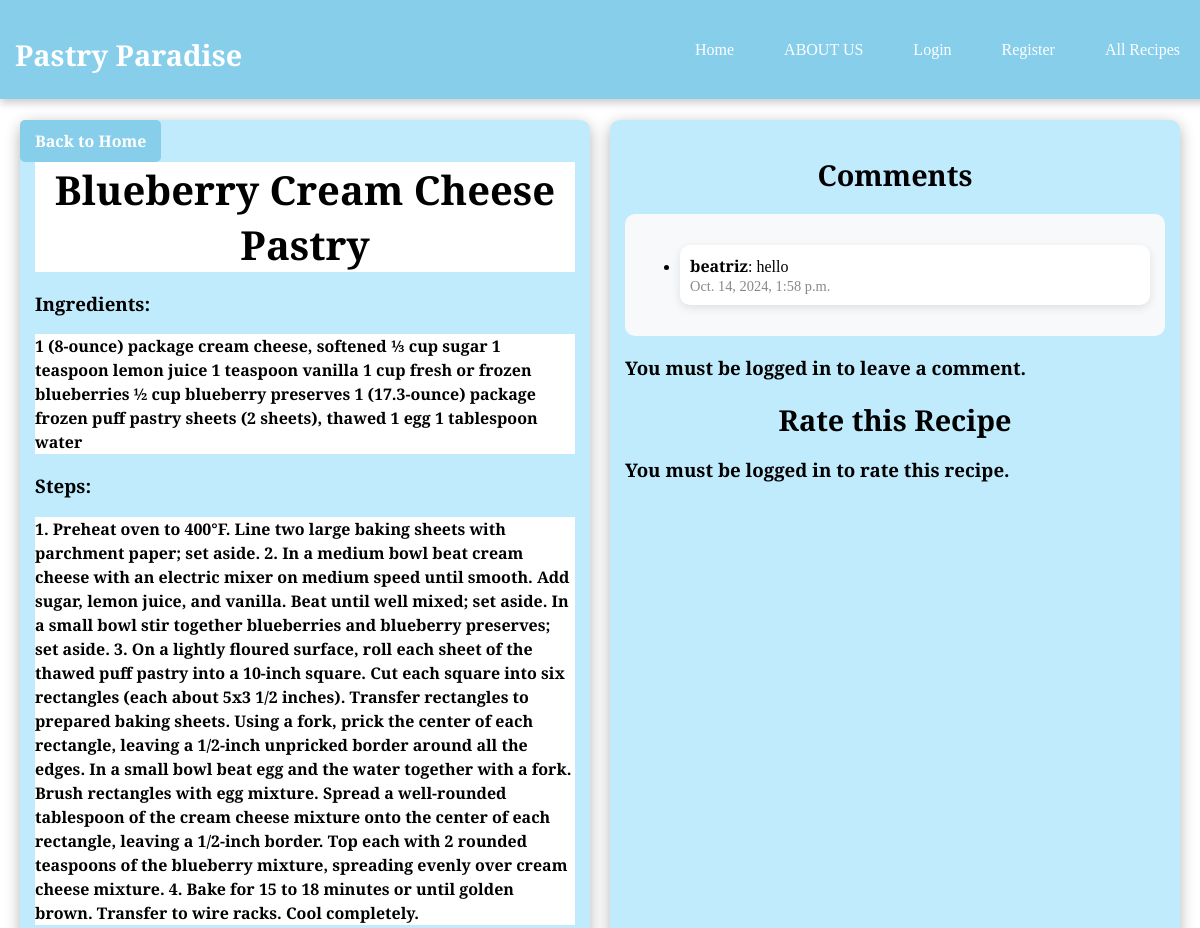
The page /recipe/14/ (upper part) on the database as committed earlier.
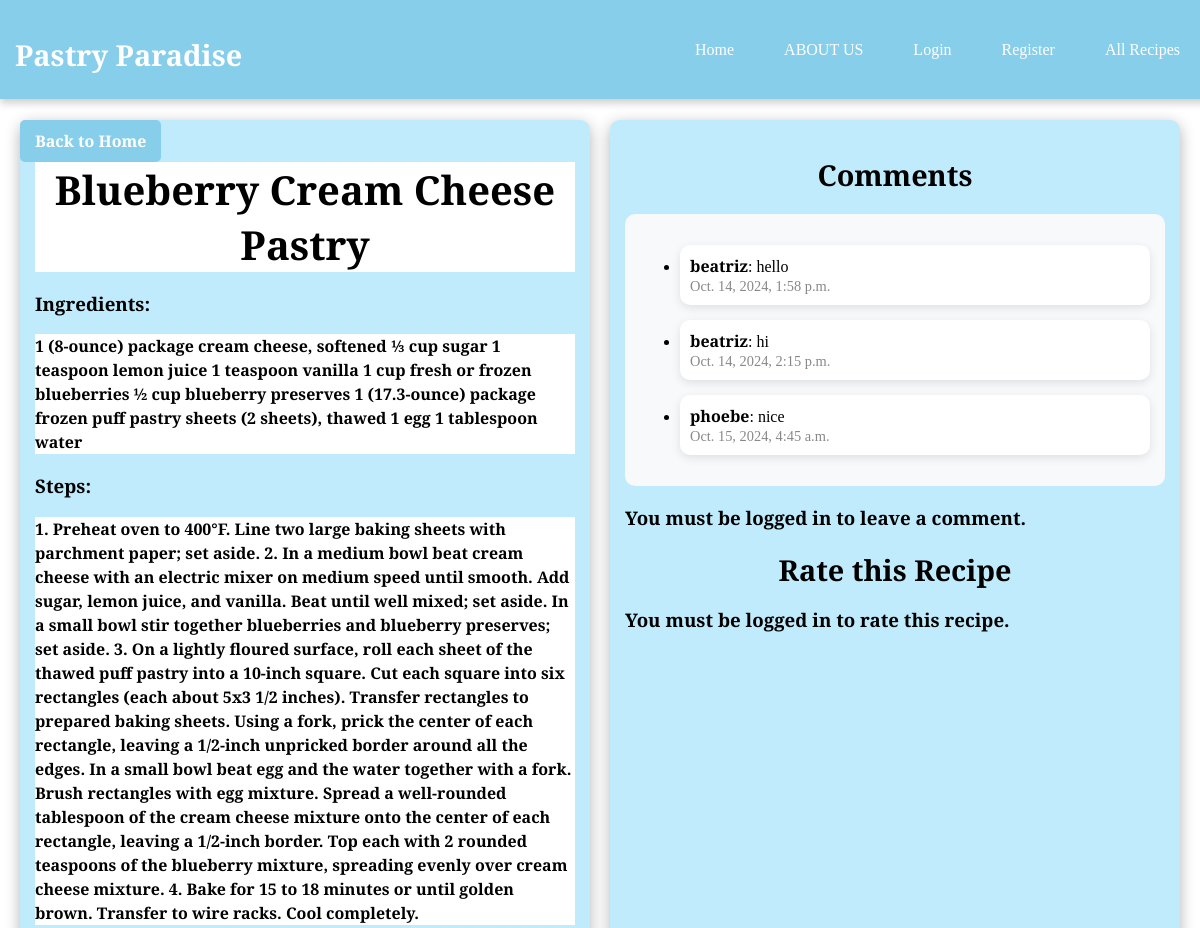
The same page on the database as committed later.
### myApp/models.py (models this page shows, shortened)
class Comment(models.Model):
    recipe = models.ForeignKey(Recipe, related_name='comments', on_delete=models.CASCADE)
    user = models.ForeignKey(User, on_delete=models.CASCADE)
    text = models.TextField()
    created_at = models.DateTimeField(auto_now_add=True)

### myApp/views.py (the view)
# urls.py: path('recipe/<int:pk>/', views.recipe_detail, name='recipe_detail'),
def recipe_detail(request, pk):
    recipe = get_object_or_404(Recipe, pk=pk)
    comments = recipe.comments.all()
    ratings = recipe.ratings.all()
    average_rating = ratings.aggregate(Avg('score'))['score__avg'] if ratings.exists() else None
    return render(request, 'myApp/recipe_detail.html', {
        'recipe': recipe,
        'comments': comments,
        'average_rating': average_rating,
        'ratings': ratings,
    })

### myApp/templates/myApp/recipe_detail.html (shortened to what this page needs)
<!DOCTYPE html>
<html lang="en">
<head>
</head>
<body>
    <nav>
        <div class="logo">
            <a href="{% url 'homepage' %}" style="color: white; text-decoration: none;">
                <h2>Pastry Paradise</h2>
            </a>
        </div>
        <ul>
            <li><a href="{% url 'homepage' %}">Home</a></li>
            <li><a href="{% url 'about_us' %}">ABOUT US</a></li>
            {% if user.is_authenticated %}
                <li><a href="{% url 'profile' %}">My Profile</a></li>
                <li><a href="{% url 'create_recipe' %}">Create Recipe</a></li>
                <li><a href="{% url 'logout' %}">Logout</a></li>
            {% else %}
                <li><a href="{% url 'login' %}">Login</a></li>
                <li><a href="{% url 'register' %}">Register</a></li>
            {% endif %}
            <li><a href="{% url 'all_recipes' %}">All Recipes</a></li>
        </ul>
    </nav>
    <div class="main-content">
        <div class="recipe-container">
            <h1>{{ recipe.title }}</h1>
            <h3><strong>Ingredients:</strong></h3>
            <p>{{ recipe.ingredients }}</p>
            <h3><strong>Steps:</strong></h3>
            <p>{{ recipe.steps }}</p>
        </div>
        <div class="right-side">
            <h2>Comments</h2>
            <div class="comment-section">
                <ul>
                    {% for comment in comments %}
                        <li class="comment">
                            <strong>{{ comment.user.username }}</strong>: {{ comment.text }} <br>
                            <small>{{ comment.created_at }}</small>
                        </li>
                    {% empty %}
                        <li>No comments yet.</li>
                    {% endfor %}
                </ul>
            </div>
            {% if user.is_authenticated %}
                <div class="comment-form">
                    <form method="POST" action="{% url 'add_comment' recipe.pk %}">
                        {% csrf_token %}
                        <textarea name="comment_text" placeholder="Leave a comment..." required></textarea>
                        <button type="submit">Submit Comment</button>
                    </form>
                </div>
            {% else %}
                <h3>You must be logged in to leave a comment.</h3>
            {% endif %}
            <h2>Rate this Recipe</h2>
{% if user.is_authenticated %}
    <div class="rating-section">
        <form method="POST" action="{% url 'add_rating' recipe.pk %}">
            {% csrf_token %}
            <div class="star-rating">
                <input type="radio" name="rating" value="5" id="5-stars" required>
                <label for="5-stars">&#9733;</label>
                <input type="radio" name="rating" value="4" id="4-stars">
                <label for="4-stars">&#9733;</label>
                <input type="radio" name="rating" value="3" id="3-stars">
                <label for="3-stars">&#9733;</label>
                <input type="radio" name="rating" value="2" id="2-stars">
                <label for="2-stars">&#9733;</label>
                <input type="radio" name="rating" value="1" id="1-star">
                <label for="1-star">&#9733;</label>
            </div>
            <button type="submit">Submit Rating</button>
            {% if average_rating %}
                <h3 class="average-rating">Average Rating: {{ average_rating|floatformat:1 }} / 5</h3>
            {% else %}
                <h3 class="average-rating">No ratings yet.</h3>
            {% endif %}
        </form>
    </div>
{% else %}
    <h3>You must be logged in to rate this recipe.</h3>
{% endif %}
        </div>
    </div>
    <div class="back-button-container">
        <a href="{% url 'all_recipes' %}">
            <button>Back to Home</button>
        </a>
    </div>
</body>
</html>

Rows that differ between the two databases and show on the page:
added Comment: user.username "beatriz", text "hi", created_at "Oct. 14, 2024, 2:15 p.m."
added Comment: user.username "phoebe", text "nice", created_at "Oct. 15, 2024, 4:45 a.m."
